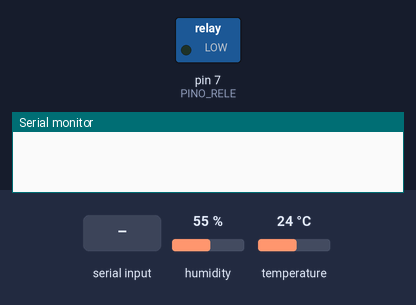
The sketch below on a simulated Arduino Uno, built with avr-gcc and run on an emulated ATmega328P. On the bench: switched loads named in the sketch (green lamp = pin HIGH), the last lines printed to the serial monitor. Inputs (shaded band) come from the test bench; at power-on: humidity 55 %, temperature 24 °C.

Above: at 1.2 s.
1.3 s: "BOMBA:1\n" received over Serial
At 1.6 s:
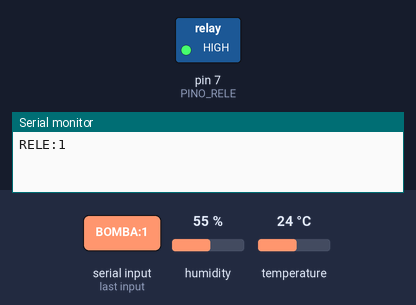
2.8 s: "BOMBA:0\n" received over Serial
At 3.9 s:
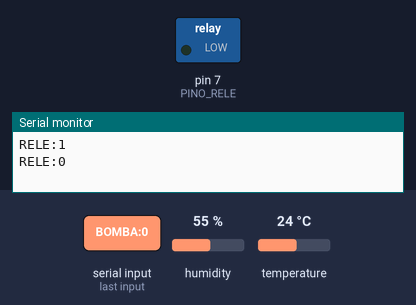
11.5 s: "BOMBA:90\n" received over Serial
At 11.8 s:
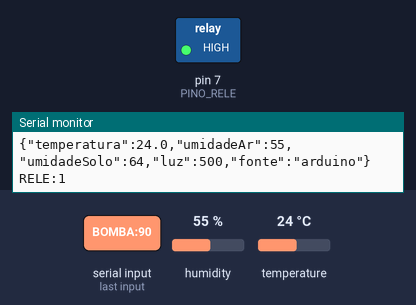
Timing chart, 0 to 14.5 s (numbered marks = the images above; inputs shaded):
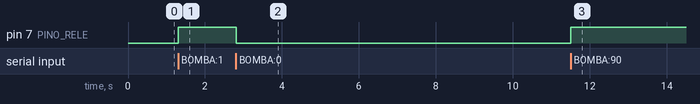

The sketch:

arduino_horta.ino
```cpp
/*
 * AgroSmart — firmware para Arduino UNO / Nano / Mega
 * Placa: Arduino UNO R3 (ou compatível)
 *
 * O Arduino NÃO tem Wi-Fi. Ele envia uma linha JSON pela porta USB
 * e o script firmware/bridge-serial faz o POST para a API.
 *
 * Ligações:
 *   DHT22 (dados)          -> D2
 *   Sensor de solo (AOUT)  -> A0
 *   LDR (divisor)          -> A1
 *   Relé da bomba (IN)     -> D7
 *
 * Bibliotecas:
 *   - DHT sensor library (Adafruit)
 *   - Adafruit Unified Sensor
 *
 * O servidor decide quando ligar a bomba e devolve "BOMBA:1" ou "BOMBA:0".
 */

#include <DHT.h>

#define PINO_DHT 2
#define TIPO_DHT DHT22
#define PINO_SOLO A0
#define PINO_LDR A1
#define PINO_RELE 7

DHT dht(PINO_DHT, TIPO_DHT);

// Calibração para Arduino (ADC de 10 bits, 0 a 1023).
// Coloque o sensor no ar e anote o valor; depois na água e anote de novo.
const int SOLO_SECO = 800;
const int SOLO_MOLHADO = 350;

// Muitos módulos de relé são ativos em LOW. Se a bomba ligar invertida,
// troque HIGH por LOW (e vice-versa) nas chamadas digitalWrite do relé.

const unsigned long INTERVALO_LEITURA = 10000;
unsigned long ultimaLeitura = 0;
String comando = "";

float lerUmidadeSolo() {
  int bruto = analogRead(PINO_SOLO);
  int percentual = map(bruto, SOLO_SECO, SOLO_MOLHADO, 0, 100);
  return constrain(percentual, 0, 100);
}

float lerLuz() {
  int bruto = analogRead(PINO_LDR);
  return map(bruto, 0, 1023, 0, 1000);
}

void processarComando(const String &linha) {
  if (!linha.startsWith("BOMBA:")) return;
  int valor = linha.substring(6).toInt();
  digitalWrite(PINO_RELE, valor ? HIGH : LOW);
  Serial.print("RELE:");
  Serial.println(valor ? 1 : 0);
}

void lerComandos() {
  while (Serial.available() > 0) {
    char caractere = (char)Serial.read();
    if (caractere == '\n') {
      comando.trim();
      if (comando.length() > 0) processarComando(comando);
      comando = "";
    } else if (caractere != '\r') {
      comando += caractere;
    }
  }
}

void enviarLeitura() {
  float temperatura = dht.readTemperature();
  float umidadeAr = dht.readHumidity();

  if (isnan(temperatura) || isnan(umidadeAr)) {
    Serial.println("ERRO:DHT");
    return;
  }

  float umidadeSolo = lerUmidadeSolo();
  float luz = lerLuz();

  // Uma linha JSON por leitura. O bridge serial lê esta linha.
  Serial.print("{\"temperatura\":");
  Serial.print(temperatura, 1);
  Serial.print(",\"umidadeAr\":");
  Serial.print(umidadeAr, 0);
  Serial.print(",\"umidadeSolo\":");
  Serial.print(umidadeSolo, 0);
  Serial.print(",\"luz\":");
  Serial.print(luz, 0);
  Serial.println(",\"fonte\":\"arduino\"}");
}

void setup() {
  Serial.begin(9600);
  dht.begin();
  pinMode(PINO_RELE, OUTPUT);
  digitalWrite(PINO_RELE, LOW);
}

void loop() {
  lerComandos();

  if (millis() - ultimaLeitura >= INTERVALO_LEITURA) {
    ultimaLeitura = millis();
    enviarLeitura();
  }
}
```

Measured:
- after the input at 1.3 s, pin 7 (PINO_RELE): LOW → HIGH at once
- after the input at 2.8 s, pin 7 (PINO_RELE): HIGH → LOW at once
- after the input at 11.5 s, pin 7 (PINO_RELE): LOW → HIGH at once
